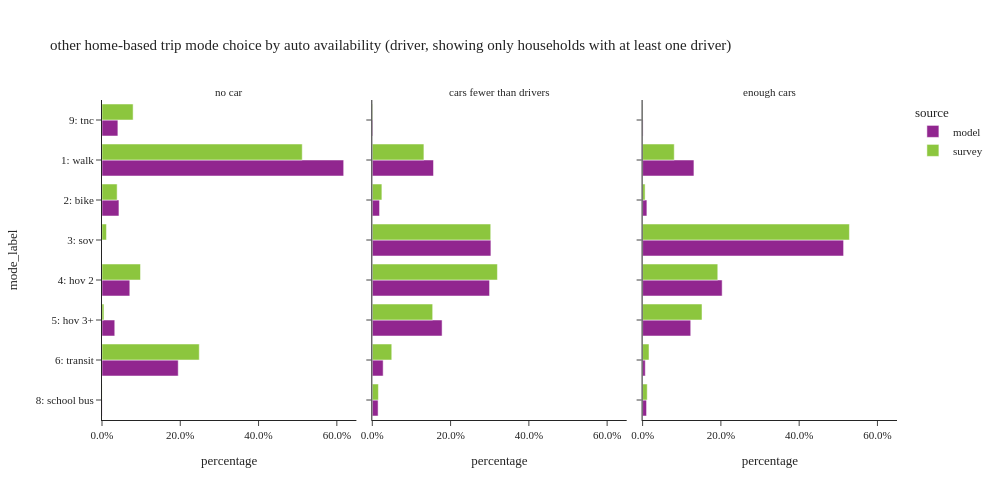

The notebook cell saved with this chart:
### Code cell
plot_mode_choice(hb_trip.filter(pl.col('auto_available_driver') != "no dirver"), "auto_available_driver",
                 {"auto_available_driver": ["no car", "cars fewer than drivers", "enough cars"],
                  "mode_label":["1: walk","2: bike","3: sov","4: hov 2","5: hov 3+","6: transit",
                                "8: school bus","9: otherâ€“survey only"]},
                 "auto availability (driver, showing only households with at least one driver)", 3, 500, 1000)

### Figure 1 — Plotly figure (JSON) as saved in the notebook; plotly's stock layout.template omitted (floating-point values rounded to 4 significant figures)
{"data": [{"alignmentgroup": "True", "customdata": [[360306], [25256], [41451], [19022], [113625], [191], [23669]], "hovertemplate": "source=model<br>auto_available_driver=no car<br>percentage=%{x}<br>mode_label=%{y}<br>sample count=%{customdata[0]}<extra></extra>", "legendgroup": "model", "marker": {"color": "#91268F", "pattern": {"shape": ""}}, "name": "model", "offsetgroup": "model", "orientation": "h", "showlegend": true, "textposition": "auto", "type": "bar", "x": [0.6175, 0.04328, 0.07104, 0.0326, 0.1947, 0.0003273, 0.04056], "xaxis": "x", "y": ["1: walk", "2: bike", "4: hov 2", "5: hov 3+", "6: transit", "8: school bus", "9: tnc"], "yaxis": "y"}, {"alignmentgroup": "True", "customdata": [[27], [859], [109], [44], [73], [37], [347], [3], [37]], "hovertemplate": "source=survey<br>auto_available_driver=no car<br>percentage=%{x}<br>mode_label=%{y}<br>sample count=%{customdata[0]}<extra></extra>", "legendgroup": "survey", "marker": {"color": "#8CC63E", "pattern": {"shape": ""}}, "name": "survey", "offsetgroup": "survey", "orientation": "h", "showlegend": true, "textposition": "auto", "type": "bar", "x": [0.006665, 0.5116, 0.03869, 0.01145, 0.09838, 0.005017, 0.2485, 0.0002155, 0.0795], "xaxis": "x", "y": [null, "1: walk", "2: bike", "3: sov", "4: hov 2", "5: hov 3+", "6: transit", "8: school bus", "9: tnc"], "yaxis": "y"}, {"alignmentgroup": "True", "customdata": [[536550], [63585], [1039699], [1027979], [611825], [95111], [50827], [5633]], "hovertemplate": "source=model<br>auto_available_driver=cars fewer than drivers<br>percentage=%{x}<br>mode_label=%{y}<br>sample count=%{customdata[0]}<extra></extra>", "legendgroup": "model", "marker": {"color": "#91268F", "pattern": {"shape": ""}}, "name": "model", "offsetgroup": "model", "orientation": "h", "showlegend": false, "textposition": "auto", "type": "bar", "x": [0.1564, 0.01853, 0.303, 0.2996, 0.1783, 0.02772, 0.01481, 0.001642], "xaxis": "x2", "y": ["1: walk", "2: bike", "3: sov", "4: hov 2", "5: hov 3+", "6: transit", "8: school bus", "9: tnc"], "yaxis": "y2"}, {"alignmentgroup": "True", "customdata": [[25], [907], [162], [1129], [925], [650], [173], [43], [9]], "hovertemplate": "source=survey<br>auto_available_driver=cars fewer than drivers<br>percentage=%{x}<br>mode_label=%{y}<br>sample count=%{customdata[0]}<extra></extra>", "legendgroup": "survey", "marker": {"color": "#8CC63E", "pattern": {"shape": ""}}, "name": "survey", "offsetgroup": "survey", "orientation": "h", "showlegend": false, "textposition": "auto", "type": "bar", "x": [0.0006897, 0.1319, 0.02447, 0.3026, 0.3196, 0.1543, 0.04971, 0.01559, 0.001218], "xaxis": "x2", "y": [null, "1: walk", "2: bike", "3: sov", "4: hov 2", "5: hov 3+", "6: transit", "8: school bus", "9: tnc"], "yaxis": "y2"}, {"alignmentgroup": "True", "customdata": [[2], [1020632], [85265], [3996195], [1581630], [957016], [53354], [78756], [9410]], "hovertemplate": "source=model<br>auto_available_driver=enough cars<br>percentage=%{x}<br>mode_label=%{y}<br>sample count=%{customdata[0]}<extra></extra>", "legendgroup": "model", "marker": {"color": "#91268F", "pattern": {"shape": ""}}, "name": "model", "offsetgroup": "model", "orientation": "h", "showlegend": false, "textposition": "auto", "type": "bar", "x": [2.57e-07, 0.1311, 0.01096, 0.5135, 0.2032, 0.123, 0.006856, 0.01012, 0.001209], "xaxis": "x3", "y": [null, "1: walk", "2: bike", "3: sov", "4: hov 2", "5: hov 3+", "6: transit", "8: school bus", "9: tnc"], "yaxis": "y3"}, {"alignmentgroup": "True", "customdata": [[49], [1324], [157], [4693], [1859], [997], [168], [90], [14]], "hovertemplate": "source=survey<br>auto_available_driver=enough cars<br>percentage=%{x}<br>mode_label=%{y}<br>sample count=%{customdata[0]}<extra></extra>", "legendgroup": "survey", "marker": {"color": "#8CC63E", "pattern": {"shape": ""}}, "name": "survey", "offsetgroup": "survey", "orientation": "h", "showlegend": false, "textposition": "auto", "type": "bar", "x": [0.01176, 0.08087, 0.006361, 0.5284, 0.192, 0.1518, 0.01637, 0.01184, 0.0005857], "xaxis": "x3", "y": [null, "1: walk", "2: bike", "3: sov", "4: hov 2", "5: hov 3+", "6: transit", "8: school bus", "9: tnc"], "yaxis": "y3"}], "layout": {"annotations": [{"font": {}, "showarrow": false, "text": "no car", "x": 0.16, "xanchor": "center", "xref": "paper", "y": 1.0, "yanchor": "bottom", "yref": "paper"}, {"font": {}, "showarrow": false, "text": "cars fewer than drivers", "x": 0.5, "xanchor": "center", "xref": "paper", "y": 1.0, "yanchor": "bottom", "yref": "paper"}, {"font": {}, "showarrow": false, "text": "enough cars", "x": 0.84, "xanchor": "center", "xref": "paper", "y": 1.0, "yanchor": "bottom", "yref": "paper"}], "barmode": "group", "height": 500, "legend": {"title": {"text": "source"}, "tracegroupgap": 0}, "title": {"text": "other home-based trip mode choice by auto availability (driver, showing only households with at least one driver)"}, "width": 1000, "xaxis": {"anchor": "y", "domain": [0.0, 0.32], "tickformat": ".1%", "title": {"text": "percentage"}}, "xaxis2": {"anchor": "y2", "domain": [0.34, 0.66], "matches": "x", "tickformat": ".1%", "title": {"text": "percentage"}}, "xaxis3": {"anchor": "y3", "domain": [0.68, 1.0], "matches": "x", "tickformat": ".1%", "title": {"text": "percentage"}}, "yaxis": {"anchor": "x", "categoryarray": ["9: otherâ€“survey only", "8: school bus", "6: transit", "5: hov 3+", "4: hov 2", "3: sov", "2: bike", "1: walk"], "categoryorder": "array", "domain": [0.0, 1.0], "title": {"text": "mode_label"}}, "yaxis2": {"anchor": "x2", "domain": [0.0, 1.0], "matches": "y", "showticklabels": false}, "yaxis3": {"anchor": "x3", "domain": [0.0, 1.0], "matches": "y", "showticklabels": false}}}
